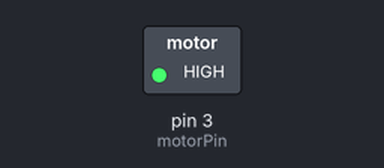
This sketch was run on a simulated Arduino Uno, built with avr-gcc and run on an emulated ATmega328P. Shown: switched loads named in the sketch (green lamp = pin HIGH). Dashed ring = blinking.

Above: at 0.2 s.
Timing chart, 0 to 3.5 s (numbered marks = the images above):
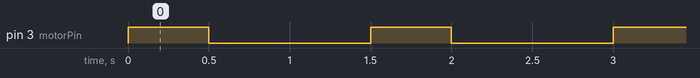

The sketch:

first.ino
```cpp
//const int led0 = 13;
//const int led1 = 12;
//const int led2 = 11;
//const int led3 = 10;
//const int led4 = 9;
//const int led5 = 8;
//
//void setup(){
//pinMode(led1, OUTPUT);
//pinMode(led2, OUTPUT);
//pinMode(led3, OUTPUT);
//pinMode(led4, OUTPUT);
//pinMode(led5, OUTPUT);
//}
//
//void loop(){
//  digitalWrite(led0, HIGH);
//
//  digitalWrite(led1, HIGH);
//  digitalWrite(led2, LOW);
//  digitalWrite(led3, LOW);
//  digitalWrite(led4, LOW);
//  digitalWrite(led5, LOW);
//  delay(500);
//  digitalWrite(led1, LOW);
//  digitalWrite(led2, HIGH);
//  digitalWrite(led3, LOW);
//  digitalWrite(led4, LOW);
//  digitalWrite(led5, LOW);
//  delay(500);
//  digitalWrite(led1, LOW);
//  digitalWrite(led2, LOW);
//  digitalWrite(led3, HIGH);
//  digitalWrite(led4, LOW);
//  digitalWrite(led5, LOW);
//  delay(500);
//  digitalWrite(led1, LOW);
//  digitalWrite(led2, LOW);
//  digitalWrite(led3, LOW);
//  digitalWrite(led4, HIGH);
//  digitalWrite(led5, LOW);
//  delay(500);
//  digitalWrite(led1, LOW);
//  digitalWrite(led2, LOW);
//  digitalWrite(led3, LOW);
//  digitalWrite(led4, LOW);
//  digitalWrite(led5, HIGH);
//  delay(500);
//  digitalWrite(led0, LOW);
//  digitalWrite(led1, LOW
//  );
//  digitalWrite(led2, LOW);
//  digitalWrite(led3, LOW);
//  digitalWrite(led4, LOW);
//  digitalWrite(led5, LOW);
//  delay(500);
//}

int motorPin = 3;

void setup() {
  pinMode(motorPin, OUTPUT);
}

void loop() {
   digitalWrite(motorPin, HIGH);
   delay(500);
   digitalWrite(motorPin, LOW);
   delay(1000);
}
```

Measured:
- by itself, pin 3 (motorPin): alternates HIGH for 0.50 s and LOW for 1.0 s
